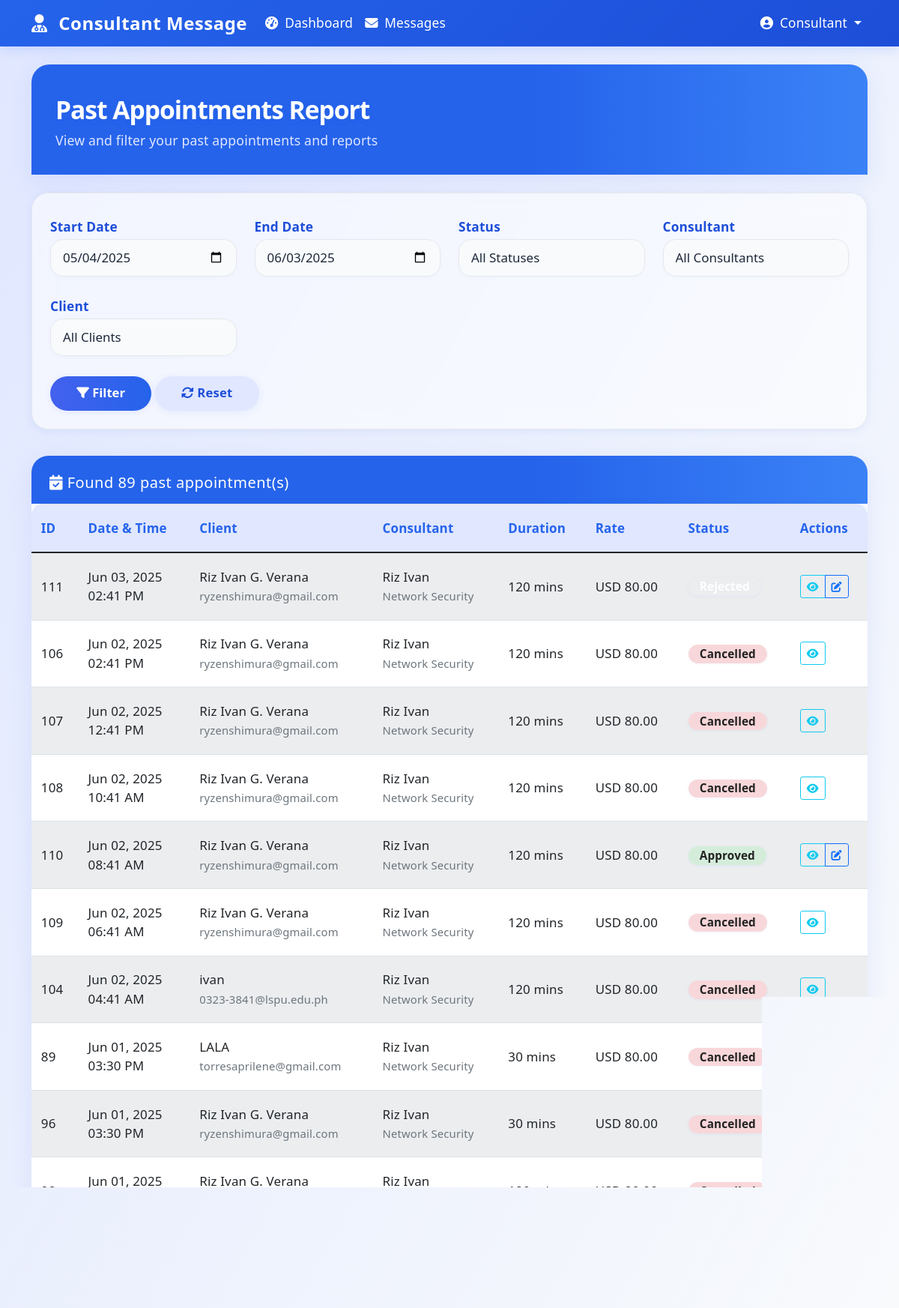
Page /hahaha11/consultant/appointments_report.php (signed in) on the committed database.
### tables this page shows
CREATE TABLE `appointments` (
  `id` int(11) NOT NULL,
  `user_id` int(11) NOT NULL,
  `consultant_id` int(11) NOT NULL,
  `availability_id` int(11) NOT NULL,
  `appointment_date` date NOT NULL,
  `appointment_time` time NOT NULL,
  `purpose` text NOT NULL,
  `status` enum('pending','approved','rejected','cancelled') DEFAULT 'pending',
  `payment_status` enum('pending','verified','rejected') DEFAULT 'pending',
  `payment_method` varchar(50) DEFAULT NULL,
  `receipt_path` varchar(255) DEFAULT NULL,
  `payment_notes` text DEFAULT NULL,
  `payment_verified_at` timestamp NULL DEFAULT NULL,
  `payment_verified_by` int(11) DEFAULT NULL,
  `created_at` timestamp NOT NULL DEFAULT current_timestamp(),
  `updated_at` timestamp NOT NULL DEFAULT current_timestamp() ON UPDATE current_timestamp(),
  `meeting_link` varchar(255) DEFAULT NULL
);

CREATE TABLE `availability` (
  `id` int(11) NOT NULL,
  `consultant_id` int(11) NOT NULL,
  `slot_date` date NOT NULL,
  `slot_time` time NOT NULL,
  `is_booked` tinyint(1) DEFAULT 0,
  `created_at` timestamp NOT NULL DEFAULT current_timestamp(),
  `duration` int(11) DEFAULT 60,
  `appointment_id` int(11) DEFAULT NULL
);

CREATE TABLE `users` (
  `id` int(11) NOT NULL,
  `name` varchar(255) NOT NULL,
  `email` varchar(255) NOT NULL,
  `password` varchar(255) NOT NULL,
  `role` enum('user','consultant','admin') NOT NULL,
  `created_at` timestamp NOT NULL DEFAULT current_timestamp(),
  `reset_token` varchar(64) DEFAULT NULL,
  `reset_expires` datetime DEFAULT NULL,
  `verification_token` varchar(255) DEFAULT NULL,
  `is_verified` tinyint(1) DEFAULT 0,
  `verification_token_expires_at` datetime DEFAULT NULL
);

CREATE TABLE `consultants` (
  `id` int(11) NOT NULL,
  `user_id` int(11) NOT NULL,
  `title` varchar(255) DEFAULT NULL,
  `phone` varchar(50) DEFAULT NULL,
  `profile_photo` varchar(255) DEFAULT NULL,
  `cv_file` varchar(255) DEFAULT NULL,
  `specialty` varchar(255) DEFAULT NULL,
  `hourly_rate` decimal(10,2) DEFAULT NULL,
  `currency` varchar(10) DEFAULT 'USD',
  `rate_description` text DEFAULT NULL,
  `bio` text DEFAULT NULL,
  `payment_info` varchar(255) DEFAULT NULL,
  `is_featured` tinyint(1) DEFAULT 0,
  `status` enum('active','inactive') DEFAULT 'active',
  `experience` varchar(50) DEFAULT NULL,
  `location` varchar(255) DEFAULT NULL,
  `qualification` varchar(255) DEFAULT NULL,
  `description` text DEFAULT NULL,
  `created_at` timestamp NOT NULL DEFAULT current_timestamp(),
  `updated_at` timestamp NOT NULL DEFAULT current_timestamp() ON UPDATE current_timestamp()
);

### hahaha11/consultant/appointments_report.php (the view, shortened to what the rows shown need)
<?php
require_once '../config/db.php';
$is_admin = ($_SESSION['user_role'] === 'admin');
$start_date = isset($_GET['start_date']) ? $_GET['start_date'] : date('Y-m-d', strtotime('-30 days'));
$end_date = isset($_GET['end_date']) ? $_GET['end_date'] : date('Y-m-d');
$where_conditions = ["av.slot_date <= CURRENT_DATE()"];
$params = [];
$param_types = "";
if (!empty($start_date) && !empty($end_date)) {
    $where_conditions[] = "av.slot_date BETWEEN ? AND ?";
    $params[] = $start_date;
    $params[] = $end_date;
    $param_types .= "ss";
}
$where_clause = !empty($where_conditions) ? "WHERE " . implode(" AND ", $where_conditions) : "";
$page = isset($_GET['page']) ? intval($_GET['page']) : 1;
$per_page = 10;
$offset = ($page - 1) * $per_page;
$sql = "SELECT a.*,
        u.name as client_name,
        u.email as client_email,
        c.specialty,
        c.hourly_rate,
        c.currency,
        cu.name as consultant_name,
        cu.email as consultant_email,
        av.duration,
        av.slot_date,
        av.slot_time
        FROM appointments a
        JOIN users u ON a.user_id = u.id
        JOIN consultants c ON a.consultant_id = c.id
        JOIN users cu ON c.user_id = cu.id
        JOIN availability av ON a.availability_id = av.id
        $where_clause
        ORDER BY av.slot_date DESC, av.slot_time DESC
        LIMIT ?, ?";
$params[] = $offset;
$params[] = $per_page;
$param_types .= "ii";
$stmt = $conn->prepare($sql);
$stmt->bind_param($param_types, ...$params);
$stmt->execute();
$result = $stmt->get_result();
$page_title = "Past Appointments Report";
?>
<!DOCTYPE html>
<html lang="en">
<head>
    <link rel="stylesheet" href="https://cdnjs.cloudflare.com/ajax/libs/font-awesome/6.4.0/css/all.min.css">
    <link rel="stylesheet" href="https://cdn.jsdelivr.net/npm/bootstrap@5.1.3/dist/css/bootstrap.min.css">
    <link rel="stylesheet" href="https://cdn.jsdelivr.net/npm/flatpickr/dist/flatpickr.min.css">
</head>
<body>
    <div class="container mt-4">
        <div class="header-section mb-4">
            <div>
                <h1 class="page-title"><?php echo $page_title; ?></h1>
            </div>
        </div>
        <div class="card mb-4">
            <div class="card-body p-0">
                <?php if ($result->num_rows > 0): ?>
                    <div class="table-responsive">
                        <table class="table table-bordered table-striped table-hover mb-0" id="appointments-table">
                            <thead class="thead-dark">
                                <tr>
                                    <th>ID</th>
                                    <th>Date & Time</th>
                                    <th>Client</th>
                                    <th>Consultant</th>
                                    <th>Duration</th>
                                    <th>Rate</th>
                                    <th>Status</th>
                                    <?php if ($is_admin): ?>
                                    <th>Actions</th>
                                    <?php endif; ?>
                                </tr>
                            </thead>
                            <tbody>
                                <?php while ($appointment = $result->fetch_assoc()): ?>
                                <tr class="<?php echo $appointment['status']; ?>">
                                    <td><?php echo $appointment['id']; ?></td>
                                    <td>
                                        <?php
                                        echo date('M d, Y', strtotime($appointment['slot_date'])) . '<br>';
                                        echo date('h:i A', strtotime($appointment['slot_time']));
                                        ?>
                                    </td>
                                    <td>
                                        <?php echo htmlspecialchars($appointment['client_name']); ?><br>
                                        <small class="text-muted"><?php echo htmlspecialchars($appointment['client_email']); ?></small>
                                    </td>
                                    <td>
                                        <?php echo htmlspecialchars($appointment['consultant_name']); ?><br>
                                        <small class="text-muted"><?php echo htmlspecialchars($appointment['specialty']); ?></small>
                                    </td>
                                    <td><?php echo $appointment['duration'] ?? 60; ?> mins</td>
                                    <td><?php echo $appointment['currency'] . ' ' . $appointment['hourly_rate']; ?></td>
                                    <td>
                                        <?php
                                        $status_class = '';
                                        $status_style = '';
                                        switch ($appointment['status']) {
                                            case 'approved':
                                                $status_class = 'badge-success';
                                                $status_style = 'color: #222; background: #d4edda;';
                                                break;
                                            case 'cancelled':
                                                $status_class = 'badge-danger';
                                                $status_style = 'color: #222; background: #f8d7da;';
                                                break;
                                            default:
                                                $status_class = 'badge-secondary';
                                        }
                                        ?>
                                        <span class="badge <?php echo $status_class; ?>" style="<?php echo $status_style; ?>"><?php echo ucfirst($appointment['status']); ?></span>
                                    </td>
                                    <?php if ($is_admin): ?>
                                    <td>
                                        <div class="btn-group btn-group-sm">
                                            <button type="button" class="btn btn-outline-info"
                                                    data-toggle="modal"
                                                    data-target="#appointmentDetailsModal"
                                                    data-appointment-id="<?php echo $appointment['id']; ?>"
                                                    data-client="<?php echo htmlspecialchars($appointment['client_name']); ?>"
                                                    data-consultant="<?php echo htmlspecialchars($appointment['consultant_name']); ?>"
                                                    data-date="<?php echo $appointment['slot_date']; ?>"
                                                    data-time="<?php echo $appointment['slot_time']; ?>"
                                                    data-status="<?php echo $appointment['status']; ?>"
                                                    data-created="<?php echo $appointment['created_at']; ?>"
                                                    data-updated="<?php echo $appointment['updated_at']; ?>">
                                                <i class="fas fa-eye"></i>
                                            </button>
                                            <?php if ($appointment['status'] != 'cancelled'): ?>
                                            <a href="../admin/edit_appointment.php?id=<?php echo $appointment['id']; ?>" class="btn btn-outline-primary">
                                                <i class="fas fa-edit"></i>
                                            </a>
                                            <?php endif; ?>
                                        </div>
                                    </td>
                                    <?php endif; ?>
                                </tr>
                                <?php endwhile; ?>
                            </tbody>
                        </table>
                    </div>
                <?php else: ?>
                    <div class="alert alert-info m-3">
                        No past appointments found for the selected filters.
                    </div>
                <?php endif; ?>
            </div>
        </div>
    </div>
</body>
</html>

### rows in the picture
appointments: id "111", availability.slot_date "Jun 03, 2025", availability.slot_time "02:41 PM", user.name "Riz Ivan G. Verana", user.email "ryzenshimura@gmail.com", users.name "Riz Ivan", consultant.specialty "Network Security", availability.duration "120", consultant.currency "USD", consultant.hourly_rate "80.00"
appointments: id "106", availability.slot_date "Jun 02, 2025", availability.slot_time "02:41 PM", user.name "Riz Ivan G. Verana", user.email "ryzenshimura@gmail.com", users.name "Riz Ivan", consultant.specialty "Network Security", availability.duration "120", consultant.currency "USD", consultant.hourly_rate "80.00", status "Cancelled"
appointments: id "107", availability.slot_date "Jun 02, 2025", availability.slot_time "12:41 PM", user.name "Riz Ivan G. Verana", user.email "ryzenshimura@gmail.com", users.name "Riz Ivan", consultant.specialty "Network Security", availability.duration "120", consultant.currency "USD", consultant.hourly_rate "80.00", status "Cancelled"
appointments: id "108", availability.slot_date "Jun 02, 2025", availability.slot_time "10:41 AM", user.name "Riz Ivan G. Verana", user.email "ryzenshimura@gmail.com", users.name "Riz Ivan", consultant.specialty "Network Security", availability.duration "120", consultant.currency "USD", consultant.hourly_rate "80.00", status "Cancelled"
appointments: id "110", availability.slot_date "Jun 02, 2025", availability.slot_time "08:41 AM", user.name "Riz Ivan G. Verana", user.email "ryzenshimura@gmail.com", users.name "Riz Ivan", consultant.specialty "Network Security", availability.duration "120", consultant.currency "USD", consultant.hourly_rate "80.00", status "Approved"
appointments: id "109", availability.slot_date "Jun 02, 2025", availability.slot_time "06:41 AM", user.name "Riz Ivan G. Verana", user.email "ryzenshimura@gmail.com", users.name "Riz Ivan", consultant.specialty "Network Security", availability.duration "120", consultant.currency "USD", consultant.hourly_rate "80.00", status "Cancelled"
appointments: id "104", availability.slot_date "Jun 02, 2025", availability.slot_time "04:41 AM", user.name "ivan", user.email "0323-3841@lspu.edu.ph", users.name "Riz Ivan", consultant.specialty "Network Security", availability.duration "120", consultant.currency "USD", consultant.hourly_rate "80.00", status "Cancelled"
appointments: id "89", availability.slot_date "Jun 01, 2025", availability.slot_time "03:30 PM", user.name "LALA", user.email "torresaprilene@gmail.com", users.name "Riz Ivan", consultant.specialty "Network Security", availability.duration "30", consultant.currency "USD", consultant.hourly_rate "80.00", status "Cancelled"
appointments: id "96", availability.slot_date "Jun 01, 2025", availability.slot_time "03:30 PM", user.name "Riz Ivan G. Verana", user.email "ryzenshimura@gmail.com", users.name "Riz Ivan", consultant.specialty "Network Security", availability.duration "30", consultant.currency "USD", consultant.hourly_rate "80.00", status "Cancelled"
appointments: id "98", availability.slot_date "Jun 01, 2025", user.name "Riz Ivan G. Verana", users.name "Riz Ivan", availability.duration "120", consultant.currency "USD", consultant.hourly_rate "80.00", status "Cancelled"

### other values in the picture
$consultant_name "Consultant"
$page_title "Past Appointments Report"
$total_appointments "89"
